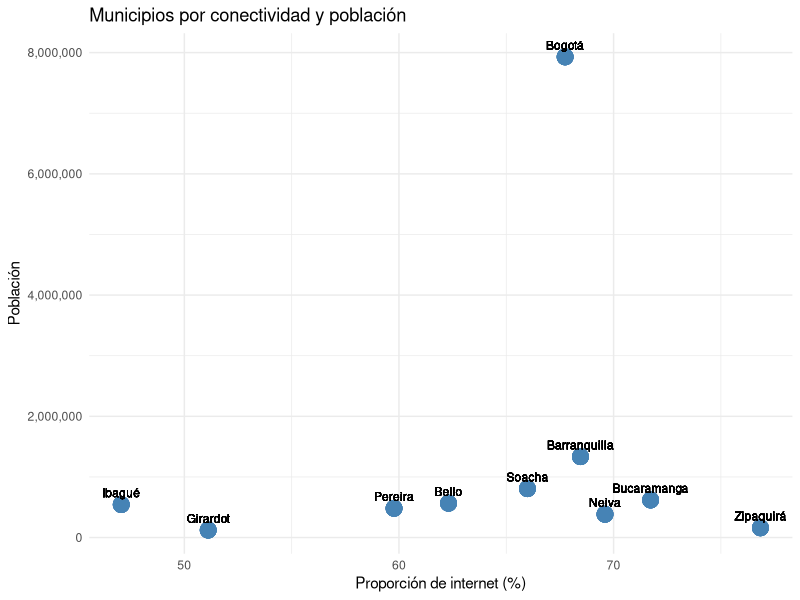
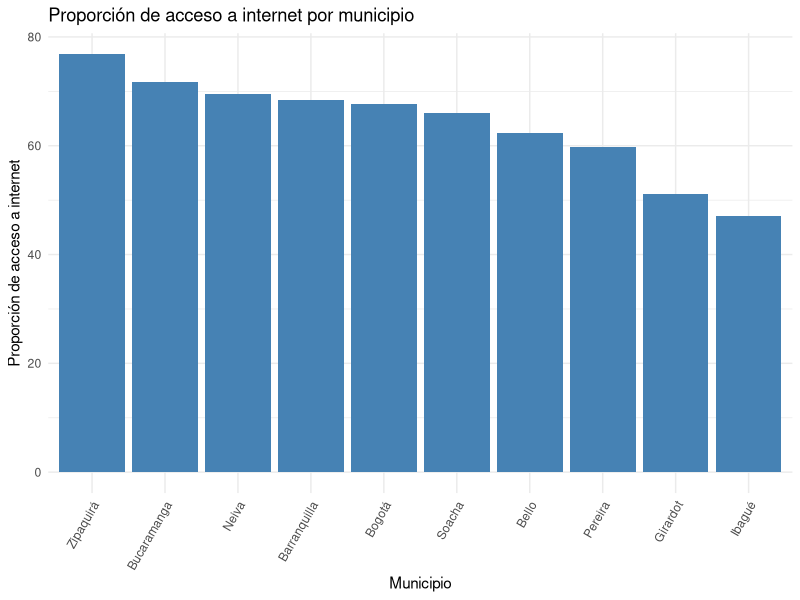

Write R code to recreate these figures, in order.
library(dplyr)
library(readxl)
library(stringr)
library(ggplot2)
library(scales)

base <- read_excel("base_final1.xlsx")

#-------------------Grafica de barras---------------------#
base <- base %>%
  rename(municipio = Municipio.x)
base_muni <- base %>% #Creamos otra base para que quede más facil hacer la grafica
  group_by(municipio) %>%
  summarise(internet = mean(internet, na.rm = TRUE)) %>%
  arrange(desc(internet)) %>%
  mutate(municipio = factor(municipio, levels = municipio))


grafico_barras <- ggplot(base_muni, aes(x = municipio, y = internet)) +
  geom_col(fill = "steelblue") +
  labs(title = "Proporción de acceso a internet por municipio",
       x = "Municipio", y = "Proporción de acceso a internet") +
  theme_minimal() +
  theme(axis.text.x = element_text(angle = 60, hjust = 1))


#-------------------Grafico de dispersion-------------------------#


# Graficar
grafico_dispersion <- ggplot(base, aes(x = internet, y = poblacion, label = municipio)) +
  geom_point(color = "steelblue", size = 5, alpha = 0.7) +  # puntos
  geom_text(vjust = -0.8, size = 3) + # etiquetas con nombre de municipio
  labs(
    x = "Proporción de internet (%)",
    y = "Población",
    title = "Municipios por conectividad y población"
  ) +
  scale_y_continuous(labels = comma) +   # Para que muestre los numeros
  theme_minimal()
  
#--------------------Guardar--------------------------#

ggsave("grafico_dispersion.png", plot = grafico_dispersion, width = 8, height = 6, dpi = 300)
ggsave("grafico_barras.png", plot = grafico_barras, width = 8, height = 6, dpi = 300)
